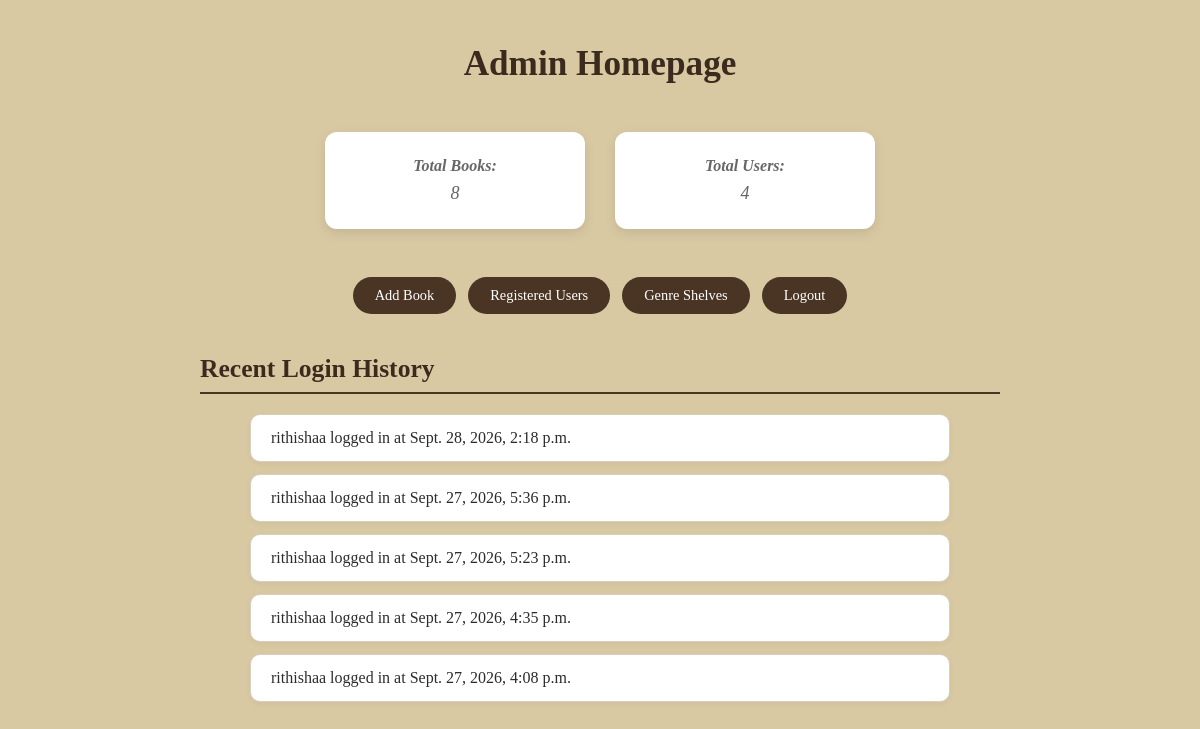
/home/ (signed in), run on an earlier commit of the app's database.
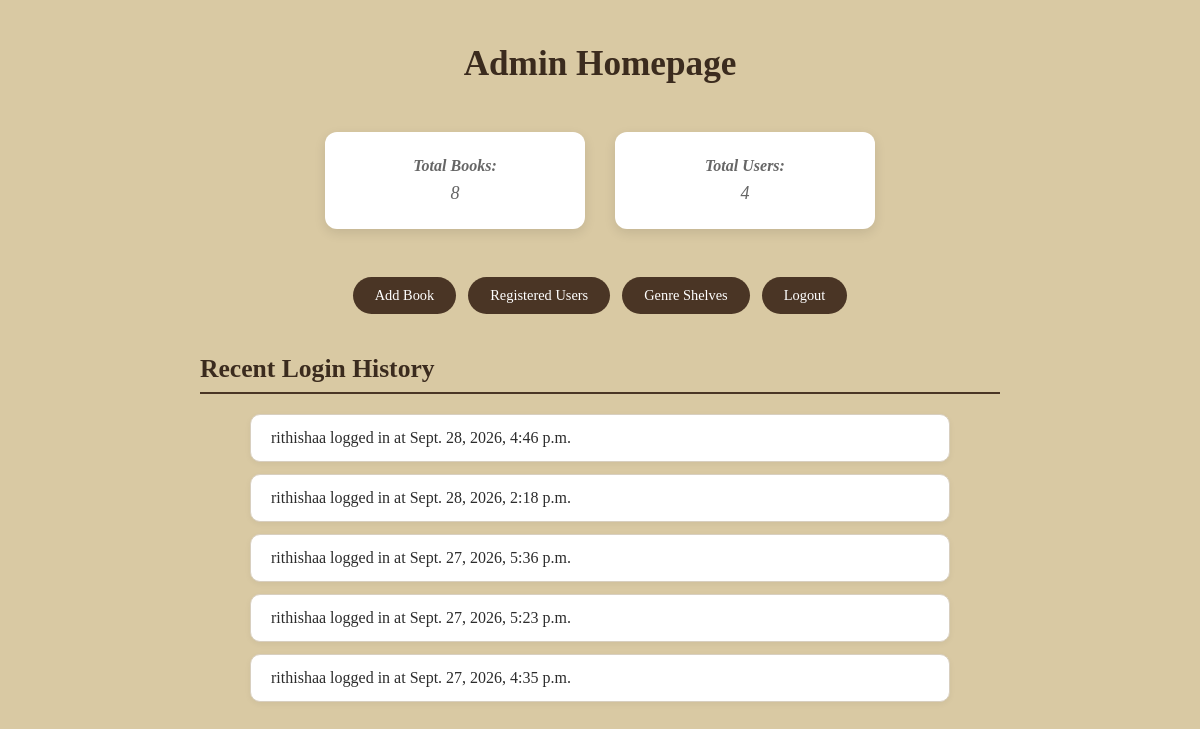
And on a later commit of the database.
### catalog/models.py (models this page shows, shortened)
class UserLoginLog(models.Model):
    user = models.ForeignKey(User, on_delete=models.CASCADE, null=True, blank=True)
    login_time = models.DateTimeField(auto_now_add=True)

### catalog/views.py (the view)
# urls.py: path('home/', views.admin_home, name='admin_home'),
def admin_home(request):
    if not request.user.is_authenticated or not request.user.is_staff:
        messages.error(request, "Unauthorized access.")
        return redirect('admin_login')
    total_books = Book.objects.count()
    total_users = User.objects.filter(is_staff=False).count()
    admin_login_logs = UserLoginLog.objects.filter(user__is_staff=True).order_by('-login_time')[:5] #fetching logs
    print(f"DEBUG COUNTS -> Books: {total_books}, Users: {total_users}")
    context = {
        'total_books': total_books,
        'total_users': total_users,
        'login_logs': admin_login_logs,
    }
    return render(request, 'catalog/admin_home.html', context)

### catalog/templates/catalog/admin_home.html (shortened to what this page needs)
<!DOCTYPE html>
<html lang="en">
<head>
    {% load static %}
    <link rel="stylesheet" href="{% static 'catalog/style.css' %}">
</head>
<body class="book-background-plain">
    <div class="admin-container">
    <h1>Admin Homepage</h1>
    <div class="stats-container">
        <p><strong>Total Books:</strong> {{ total_books }}</p>
        <p><strong>Total Users:</strong> {{ total_users }}</p>
    </div>
    <nav>
        <a href="{% url 'search_google_books' %}">Add Book</a>
        <a href="{% url 'admin_registered_users' %}">Registered Users</a>
        <a href="{% url 'admin_genre_shelves' %}">Genre Shelves</a>
        <a href="{% url 'logout' %}">Logout</a>
    </nav>
    <h2>Recent Login History</h2>
    <ul>
        {% for log in login_logs %}
            <li>{{ log.user.username }} logged in at {{ log.login_time }}</li>
        {% empty %}
            <li>No login history found.</li>
        {% endfor %}
    </ul>
    </div>
</body>
</html>

What changed in the data, as far as the page shows it:
no longer on this page (row unchanged): UserLoginLog: user.username "rithishaa", login_time "Sept. 27, 2026, 4:08 p.m."
added UserLoginLog: user.username "rithishaa", login_time "Sept. 28, 2026, 4:46 p.m."
